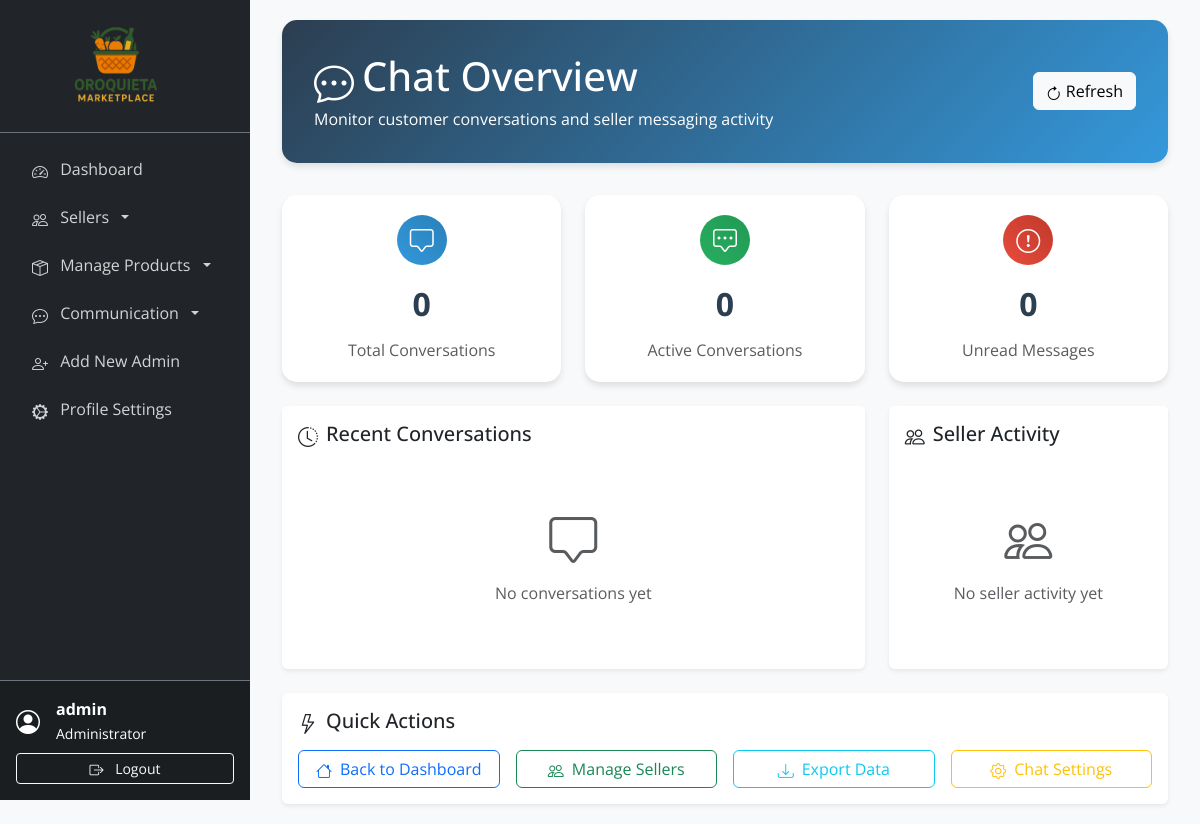
Page /admin/chat_overview.php (signed in) on the earlier database version.
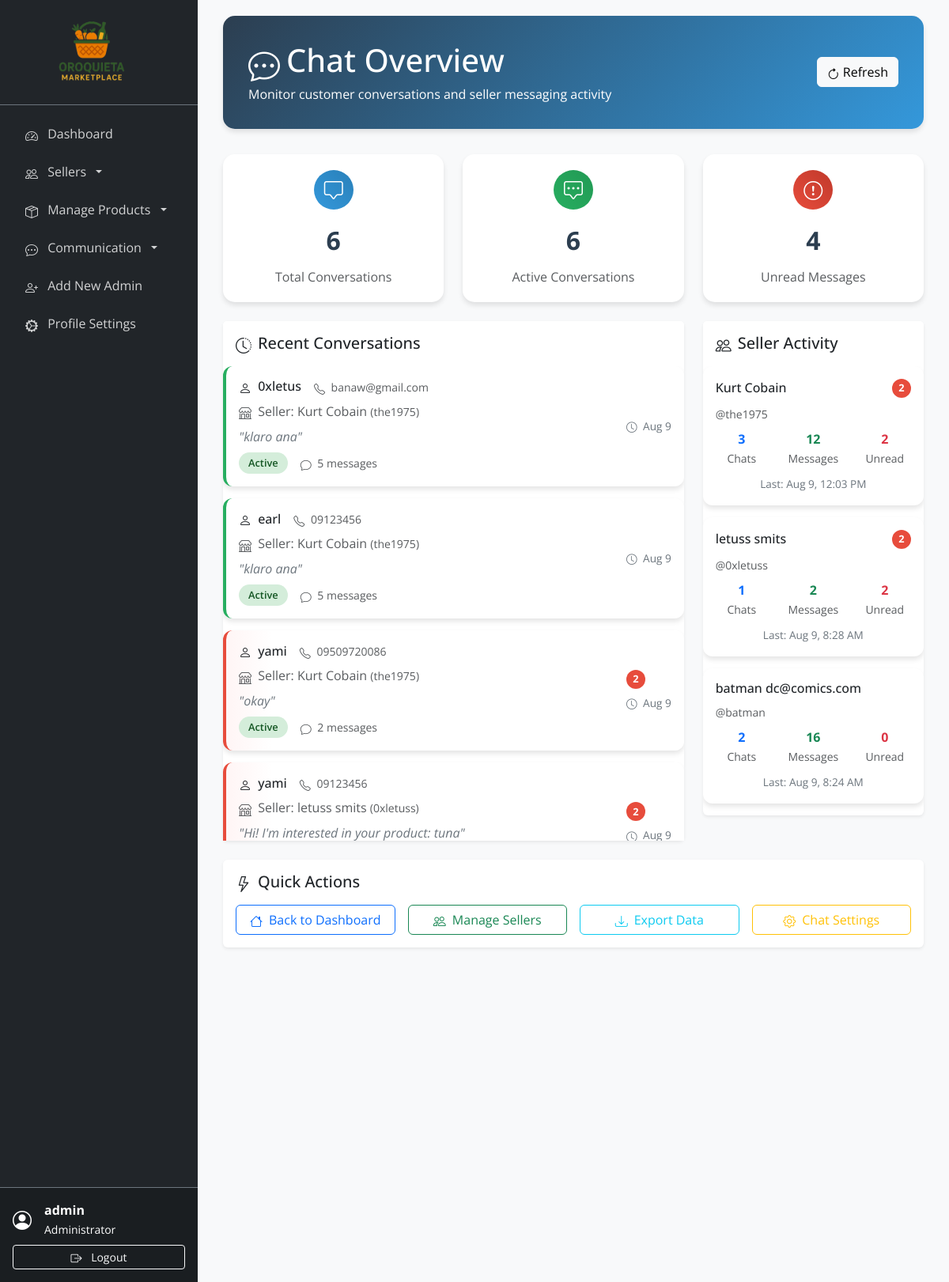
Same page on the later database version.
### tables this page shows
CREATE TABLE `conversations` (
  `id` int(11) NOT NULL,
  `guest_name` varchar(255) NOT NULL,
  `guest_contact` varchar(255) DEFAULT NULL,
  `seller_id` int(11) NOT NULL,
  `created_at` timestamp NOT NULL DEFAULT current_timestamp(),
  `updated_at` timestamp NOT NULL DEFAULT current_timestamp() ON UPDATE current_timestamp(),
  `status` enum('active','archived','blocked') DEFAULT 'active',
  `last_message_preview` varchar(100) DEFAULT NULL,
  `guest_ip_address` varchar(45) DEFAULT NULL,
  `is_archived` tinyint(1) DEFAULT 0
);

CREATE TABLE `sellers` (
  `id` int(11) NOT NULL,
  `username` varchar(50) NOT NULL,
  `email` varchar(100) NOT NULL,
  `password` varchar(255) NOT NULL,
  `first_name` varchar(50) DEFAULT NULL,
  `last_name` varchar(50) DEFAULT NULL,
  `phone` varchar(20) DEFAULT NULL,
  `address` text DEFAULT NULL,
  `profile_image` varchar(255) DEFAULT NULL,
  `facebook_url` varchar(255) DEFAULT NULL,
  `is_active` tinyint(1) DEFAULT 1,
  `status` enum('pending','approved','rejected','suspended') DEFAULT 'pending',
  `created_at` timestamp NOT NULL DEFAULT current_timestamp(),
  `updated_at` timestamp NOT NULL DEFAULT current_timestamp() ON UPDATE current_timestamp()
);

### admin/chat_overview.php (the view, shortened to what the changed rows need)
<?php
require_once '../includes/db_connect.php';
try {
    $query = "SELECT COUNT(*) as total FROM conversations";
    $stmt = $pdo->query($query);
    $total_conversations = $stmt->fetchColumn();
    $query = "SELECT COUNT(*) as total FROM conversations WHERE status = 'active'";
    $stmt = $pdo->query($query);
    $active_conversations = $stmt->fetchColumn();
    $query = "SELECT COUNT(*) as total FROM messages WHERE sender_type = 'guest' AND is_read = 0";
    $stmt = $pdo->query($query);
    $unread_messages = $stmt->fetchColumn();
    $query = "SELECT
                c.id,
                c.guest_name,
                c.guest_contact,
                c.status,
                c.created_at,
                c.updated_at,
                c.last_message_preview,
                s.username as seller_username,
                s.first_name as seller_first_name,
                s.last_name as seller_last_name,
                COUNT(m.id) as total_messages,
                SUM(CASE WHEN m.sender_type = 'guest' AND m.is_read = 0 THEN 1 ELSE 0 END) as unread_count
              FROM conversations c
              LEFT JOIN sellers s ON c.seller_id = s.id
              LEFT JOIN messages m ON c.id = m.conversation_id
              GROUP BY c.id
              ORDER BY c.updated_at DESC
              LIMIT 20";
    $stmt = $pdo->query($query);
    $recent_conversations = $stmt->fetchAll(PDO::FETCH_ASSOC);
    $query = "SELECT
                s.id,
                s.username,
                s.first_name,
                s.last_name,
                COUNT(DISTINCT c.id) as conversation_count,
                COUNT(m.id) as total_messages,
                SUM(CASE WHEN m.sender_type = 'guest' AND m.is_read = 0 THEN 1 ELSE 0 END) as unread_messages,
                MAX(m.sent_at) as last_message_time
              FROM sellers s
              LEFT JOIN conversations c ON s.id = c.seller_id
              LEFT JOIN messages m ON c.id = m.conversation_id
              WHERE s.status = 'approved'
              GROUP BY s.id
              HAVING conversation_count > 0
              ORDER BY unread_messages DESC, last_message_time DESC
              LIMIT 15";
    $stmt = $pdo->query($query);
    $seller_stats = $stmt->fetchAll(PDO::FETCH_ASSOC);
} catch (Exception $e) {
    error_log("Chat overview query error: " . $e->getMessage());
    $total_conversations = $active_conversations = $unread_messages = 0;
    $recent_conversations = $seller_stats = [];
}
?>
<!DOCTYPE html>
<html lang="en">
<head>
    <link rel="stylesheet" href="https://use.fontawesome.com/releases/v5.15.4/css/all.css" />
    <link href="https://cdn.jsdelivr.net/npm/bootstrap-icons@1.10.0/font/bootstrap-icons.css" rel="stylesheet">
    <link href="https://cdn.jsdelivr.net/npm/bootstrap@5.3.0/dist/css/bootstrap.min.css" rel="stylesheet">
</head>
<body>
    <div class="main-content">
        <div class="container-fluid">
            <div class="page-header">
                <div class="row align-items-center">
                    <div class="col-md-8">
                        <h1 class="mb-1"><i class="bi bi-chat-dots me-2"></i>Chat Overview</h1>
                    </div>
                </div>
            </div>
            <div class="row g-4 mb-4">
                <div class="col-md-4">
                    <div class="stat-card">
                        <div class="stat-icon conversations">
                            <i class="bi bi-chat-square"></i>
                        </div>
                        <div class="stat-number"><?php echo number_format($total_conversations); ?></div>
                        <div class="text-muted">Total Conversations</div>
                    </div>
                </div>
                <div class="col-md-4">
                    <div class="stat-card">
                        <div class="stat-icon active">
                            <i class="bi bi-chat-square-dots"></i>
                        </div>
                        <div class="stat-number"><?php echo number_format($active_conversations); ?></div>
                        <div class="text-muted">Active Conversations</div>
                    </div>
                </div>
                <div class="col-md-4">
                    <div class="stat-card">
                        <div class="stat-icon unread">
                            <i class="bi bi-exclamation-circle"></i>
                        </div>
                        <div class="stat-number"><?php echo number_format($unread_messages); ?></div>
                        <div class="text-muted">Unread Messages</div>
                    </div>
                </div>
            </div>
            <div class="row g-4">
                <div class="col-lg-8">
                    <div class="card border-0 shadow-sm">
                        <div class="card-body p-0">
                            <div style="max-height: 600px; overflow-y: auto;">
                                <?php if (empty($recent_conversations)): ?>
                                    <div class="text-center py-5">
                                        <i class="bi bi-chat-square text-muted" style="font-size: 3rem;"></i>
                                        <p class="text-muted mt-3">No conversations yet</p>
                                    </div>
                                <?php else: ?>
                                    <?php foreach ($recent_conversations as $conversation): ?>
                                        <div class="conversation-card p-3 <?php echo $conversation['unread_count'] > 0 ? 'has-unread' : ($conversation['status'] === 'active' ? 'active' : ''); ?>">
                                            <div class="d-flex align-items-center justify-content-between">
                                                <div class="flex-grow-1">
                                                    <div class="d-flex align-items-center mb-2">
                                                        <h6 class="mb-0 me-3">
                                                            <i class="bi bi-person me-1"></i>
                                                            <?php echo htmlspecialchars($conversation['guest_name']); ?>
                                                        </h6>
                                                        <?php if ($conversation['guest_contact']): ?>
                                                            <small class="text-muted">
                                                                <i class="bi bi-telephone me-1"></i>
                                                                <?php echo htmlspecialchars($conversation['guest_contact']); ?>
                                                            </small>
                                                        <?php endif; ?>
                                                    </div>
                                                    <div class="d-flex align-items-center mb-2">
                                                        <span class="text-muted me-3">
                                                            <i class="bi bi-shop me-1"></i>
                                                            Seller: <?php echo htmlspecialchars($conversation['seller_first_name'] . ' ' . $conversation['seller_last_name']); ?>
                                                            <small>(<?php echo htmlspecialchars($conversation['seller_username']); ?>)</small>
                                                        </span>
                                                    </div>
                                                    <?php if ($conversation['last_message_preview']): ?>
                                                        <div class="message-preview mb-2">
                                                            "<?php echo htmlspecialchars($conversation['last_message_preview']); ?>"
                                                        </div>
                                                    <?php endif; ?>
                                                    <div class="d-flex align-items-center">
                                                        <span class="status-badge status-<?php echo $conversation['status']; ?> me-3">
                                                            <?php echo ucfirst($conversation['status']); ?>
                                                        </span>
                                                        <small class="text-muted">
                                                            <i class="bi bi-chat me-1"></i>
                                                            <?php echo $conversation['total_messages']; ?> messages
                                                        </small>
                                                    </div>
                                                </div>
                                                <div class="text-end">
                                                    <?php if ($conversation['unread_count'] > 0): ?>
                                                        <div class="unread-badge mb-2">
                                                            <?php echo $conversation['unread_count']; ?>
                                                        </div>
                                                    <?php endif; ?>
                                                    <div class="time-ago">
                                                        <i class="bi bi-clock me-1"></i>
                                                        <?php
                                                            $time_diff = time() - strtotime($conversation['updated_at']);
                                                            if ($time_diff < 3600) {
                                                                echo ceil($time_diff / 60) . 'm ago';
                                                            } elseif ($time_diff < 86400) {
                                                                echo ceil($time_diff / 3600) . 'h ago';
                                                            } else {
                                                                echo date('M j', strtotime($conversation['updated_at']));
                                                            }
                                                        ?>
                                                    </div>
                                                </div>
                                            </div>
                                        </div>
                                    <?php endforeach; ?>
                                <?php endif; ?>
                            </div>
                        </div>
                    </div>
                </div>
                <div class="col-lg-4">
                    <div class="card border-0 shadow-sm">
                        <div class="card-body p-0">
                            <div style="max-height: 600px; overflow-y: auto;">
                                <?php if (empty($seller_stats)): ?>
                                    <div class="text-center py-5">
                                        <i class="bi bi-people text-muted" style="font-size: 3rem;"></i>
                                        <p class="text-muted mt-3">No seller activity yet</p>
                                    </div>
                                <?php else: ?>
                                    <?php foreach ($seller_stats as $seller): ?>
                                        <div class="seller-stats-card p-3">
                                            <div class="d-flex align-items-center justify-content-between mb-2">
                                                <h6 class="mb-0">
                                                    <?php echo htmlspecialchars($seller['first_name'] . ' ' . $seller['last_name']); ?>
                                                </h6>
                                                <?php if ($seller['unread_messages'] > 0): ?>
                                                    <div class="unread-badge">
                                                        <?php echo $seller['unread_messages']; ?>
                                                    </div>
                                                <?php endif; ?>
                                            </div>
                                            <div class="text-muted mb-2">
                                                <small>@<?php echo htmlspecialchars($seller['username']); ?></small>
                                            </div>
                                            <div class="row text-center">
                                                <div class="col-4">
                                                    <div class="fw-bold text-primary"><?php echo $seller['conversation_count']; ?></div>
                                                    <small class="text-muted">Chats</small>
                                                </div>
                                                <div class="col-4">
                                                    <div class="fw-bold text-success"><?php echo $seller['total_messages']; ?></div>
                                                    <small class="text-muted">Messages</small>
                                                </div>
                                                <div class="col-4">
                                                    <div class="fw-bold text-danger"><?php echo $seller['unread_messages']; ?></div>
                                                    <small class="text-muted">Unread</small>
                                                </div>
                                            </div>
                                            <?php if ($seller['last_message_time']): ?>
                                                <div class="text-center mt-2">
                                                    <small class="time-ago">
                                                        Last: <?php
                                                            $time_diff = time() - strtotime($seller['last_message_time']);
                                                            if ($time_diff < 3600) {
                                                                echo ceil($time_diff / 60) . 'm ago';
                                                            } elseif ($time_diff < 86400) {
                                                                echo ceil($time_diff / 3600) . 'h ago';
                                                            } else {
                                                                echo date('M j, g:i A', strtotime($seller['last_message_time']));
                                                            }
                                                        ?>
                                                    </small>
                                                </div>
                                            <?php endif; ?>
                                        </div>
                                    <?php endforeach; ?>
                                <?php endif; ?>
                            </div>
                        </div>
                    </div>
                </div>
            </div>
        </div>
    </div>
</body>
</html>

Differences in the rows shown:
added conversations: guest_name "0xletus", guest_contact "banaw@gmail.com", seller.last_name "Kurt Cobain", seller.username "the1975", last_message_preview "klaro ana", status "Active", total_messages "5", updated_at "Aug 9"
added conversations: guest_name "earl", guest_contact "09123456", seller.last_name "Kurt Cobain", seller.username "the1975", last_message_preview "klaro ana", status "Active", total_messages "5", updated_at "Aug 9"
added conversations: guest_name "yami", guest_contact "09509720086", seller.last_name "Kurt Cobain", seller.username "the1975", last_message_preview "okay", status "Active", total_messages "2", unread_count "2", updated_at "Aug 9"
added conversations: guest_name "yami", guest_contact "09123456", seller.last_name "letuss smits", seller.username "0xletuss", last_message_preview "Hi! I'm interested in your product: tuna", unread_count "2", updated_at "Aug 9"
added sellers: first_name+last_name "Kurt Cobain", unread_messages "2", username "the1975", conversation_count "3", total_messages "12", last_message_time "Aug 9, 12:03 PM"
added sellers: first_name+last_name "letuss smits", unread_messages "2", username "0xletuss", conversation_count "1", total_messages "2", last_message_time "Aug 9, 8:28 AM"
added sellers: first_name+last_name "batman dc@comics.com", username "batman", conversation_count "2", total_messages "16", unread_messages "0", last_message_time "Aug 9, 8:24 AM"
Other differences:
$total_conversations: "0" → "6"
$active_conversations: "0" → "6"
$unread_messages: "0" → "4"
text no longer shown: "No conversations yet No seller activity yet"
